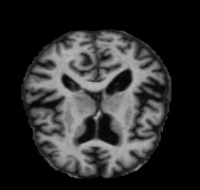
#> input picture Data/MildDemented/05a13f95-e6f1-4e54-b4ff-1d89f1d53355.jpg, 200 x 190 px, found by its file name; its folder holds only this picture in this run
$ jupyter execute --allow-errors Umap.ipynb   (older library calls are emulated)
#> lines starting #> are read from the running program, lines starting #| are printed output that depends on the picture
[cell 1]
import os
import cv2
import shutil

[cell 2]
# Origial folder location
data_scr_dir = '/content/drive/MyDrive/Flatiron/Phase 5/Data'


data_dst_folder = '/content/data'


# copy folder from location to local storage

shutil.copytree(data_scr_dir, data_dst_folder)

[cell 3]
import os
from PIL import Image
import numpy as np
import matplotlib.pyplot as plt
import umap
import umap.plot
import pandas as pd

[cell 4]
# Function to resize images to a specific shape
def resize_image(image_path, target_shape=(128, 128)):
#> called with target_shape = (128, 128)
    image = Image.open(image_path)
#> image is the input picture: PIL image 200x190 RGB; min 0, max 185, mean 45
    image = image.resize(target_shape, Image.ANTIALIAS)
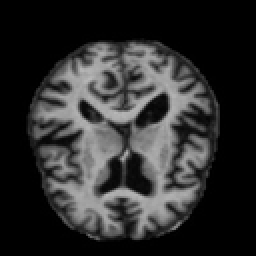
#> image: PIL image 128x128 RGB (shown 2 times larger); min 0, max 184, mean 45
    return image

[cell 5]
# Load and preprocess images from the data folders
data_folder = '/content/data'
class_folders = os.listdir(data_folder)

target_shape = (128, 128)  # Set your desired target shape

image_paths = []
labels = []

for class_label, class_name in enumerate(class_folders):
    class_path = os.path.join(data_folder, class_name)
    for image_file in os.listdir(class_path):
        image_path = os.path.join(class_path, image_file)
        image = resize_image(image_path, target_shape)
        image_array = np.array(image)
        image_paths.append(image_array)
        labels.append(class_label)
#> pass 2 of the loop `for class_label, class_name in enumerate(class_folders):`:
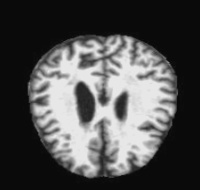
#> input picture Data/ModerateDemented/0fe5b394-8d2a-4cd2-bc64-38315163a916.jpg, 200 x 190 px, found by its file name
#> in resize_image, image is the input picture: PIL image 200x190 RGB; min 5, max 235, mean 80
#> in resize_image (call 2), `image = image.resize(target_shape, Image.ANTIALIAS)`:
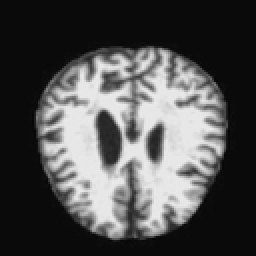
#> image: PIL image 128x128 RGB (shown 2 times larger); min 6, max 235, mean 80.1

[cell 6]
# Convert the list of image arrays to a numpy array
image_data = np.array(image_paths)

# Flatten the images (convert 3D images to 2D)
n_samples, width, height, channels = image_data.shape
#> n_samples = 2; width = 128; height = 128; channels = 3
image_data = image_data.reshape((n_samples, width * height * channels))
